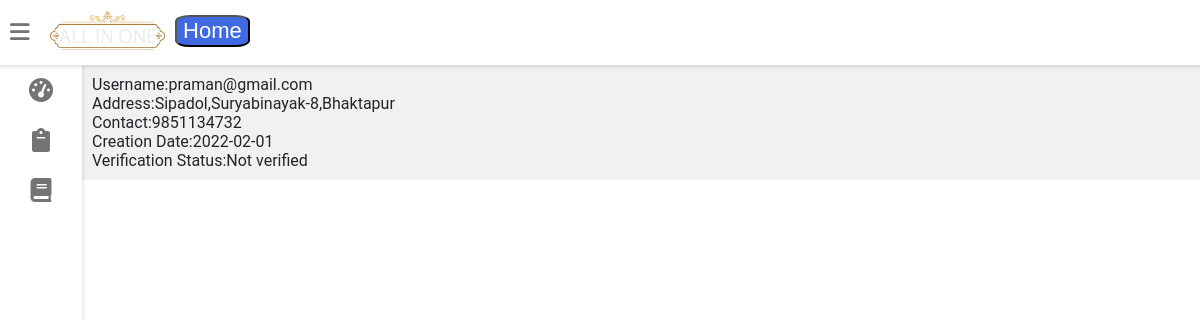
/allinonehotel/dashboard-components/profile.php (signed in), run on the app's committed database.
### tables this page shows
CREATE TABLE `user_details` (
  `id` int(11) NOT NULL,
  `full_name` varchar(150) NOT NULL,
  `username` varchar(60) NOT NULL,
  `password` varchar(60) NOT NULL,
  `address` tinytext NOT NULL,
  `contact` varchar(14) NOT NULL,
  `creation_date` varchar(15) NOT NULL,
  `verification_code` tinytext NOT NULL,
  `verification_status` varchar(2) NOT NULL DEFAULT '0'
);

### allinonehotel/dashboard-components/profile.php (the view, shortened to what this page needs)
<?php
include_once "../config.php";
include_once "../dashboard-components/dashboard.php";
echo "<div class='wrapper'>";
if(session_status() == PHP_SESSION_ACTIVE){
    $username=$_COOKIE["logged"];
    $sql="Select * from user_details where username='$username'";
    if($result=mysqli_query($conn,$sql)){
        while($row=mysqli_fetch_assoc($result)){
            echo "Username:".$row['username']."<br>";
            echo "Address:".$row['address']."<br>";
            echo "Contact:".$row['contact']."<br>";
            echo "Creation Date:".$row['creation_date']."<br>";
            echo "Verification Status:";
            if($row['verification_status']==1) echo"Verified";
            else echo "Not verified";
        }
    }
}
else{
}
echo "</div>";
?>

### allinonehotel/dashboard-components/dashboard.css (style rules this page uses)
:root { --primary-color: #4834d4; --success-color: #6ab04c; --warning-color: #f0932b; --danger-color: #eb4d4b; --light-color: #212529; --light-second-color: #727475; --light-background: #ffffff; --light-second-background: #f1f1f1; --dark-color: #909090; --dark-second-color: #f5f6fa; --dark-background: #23242D; --dark-second-background: #181818; }
.light { --main-bg-color: var(--light-background); --second-bg-color: var(--light-second-background); --main-color: var(--light-color); --second-color: var(--light-second-color); }
* { box-sizing: border-box; }
body { font-family: 'Roboto', sans-serif; background: var(--main-bg-color); color: var(--main-color); margin: 0; }
.wrapper { padding: 10px; margin-left: 82px; padding-top: 75px; background: var(--second-bg-color); transition: margin-left .5s; }

### data on the page
user_details: username "praman@gmail.com", address "Sipadol,Suryabinayak-8,Bhaktapur", contact "9851134732", creation_date "2022-02-01", verification_status "Not verified"
